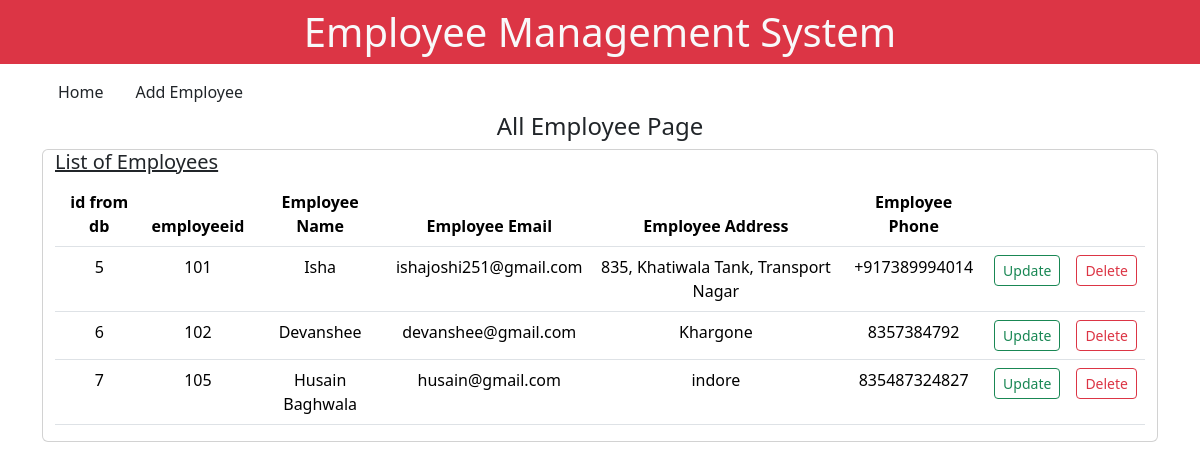
The page / on the database its author committed.
### myapp/models.py (models this page shows)
class Employee(models.Model):
    employeeid = models.CharField(max_length=100)
    employeename = models.CharField(max_length=50)
    email = models.EmailField(max_length=50)
    address = models.CharField(max_length=100)
    phone = models.CharField(max_length=20)

### myapp/views.py (the view)
# urls.py: path("",         views.allemployees, name="allemployees"),
def allemployees(request):
    emp = Employee.objects.all()
    return render(request, "emp/allemployees.html", {"allemployees":emp})

### myapp/templates/emp/allemployees.html
{%extends "base.html" %}
{% block start %}
    <h4 class="text-center">All Employee Page</h4>
    <div class="container card">
        <h5 class="text-decoration-underline">List of Employees</h5>
        <table class="table text-center">
            <thead>
              <tr>
                <th scope="col">id from db</th>
                <th scope="col">employeeid</th>
                <th scope="col">Employee Name</th>
                <th scope="col">Employee Email</th>
                <th scope="col">Employee Address </th>
                <th scope="col">Employee Phone</th>
                <th scope="col"></th>
                <th scope="col"></th>
              </tr>
            </thead>
            <tbody>
                {% if allemployees %}
                {% for employee in allemployees %}
              <tr>
                <td scope="row">{{ employee.id }}</td>
                <td>{{ employee.employeeid }}</td>
                <td>{{ employee.employeename }}</td>
                <td>{{ employee.email }}</td>
                <td>{{ employee.address }}</td>
                <td>{{ employee.phone }}</td>
                <td><a href="{% url 'updateemployee' employee.id %}" class="btn btn-sm btn-outline-success">Update</a></td>
                <td><a href="{% url 'deleteemployee' employee.id %}" class="btn btn-sm btn-outline-danger">Delete</a></td>
              </tr>
              {% endfor %}
              {% endif %}
            </tbody>
          </table>
    </div>
{% endblock %}

### myapp/templates/base.html (shortened to what this page needs)
<!doctype html>
<html lang="en">
  <head>
    <link href="https://cdn.jsdelivr.net/npm/bootstrap@5.3.2/dist/css/bootstrap.min.css" rel="stylesheet">
  </head>
  <body>
    <h1 class="text-center bg-danger p-2 text-light">Employee Management System</h1>
    <div class="maincontent container">
        {% include "navbar.html" %}
        {% block start %}
        {% endblock %}
    </div>
  </body>
</html>

### myapp/templates/navbar.html (shortened to what this page needs)
<div class="header" bg-light>
    <ul class="nav">
        <a class="nav-link text-dark" href="{% url 'allemployees' %}">Home</a>
        <li class="nav-item">
          <a class="nav-link text-dark" href="{% url 'addemployee' %}">Add Employee</a>
        </li>
      </ul>
</div>

### rows shown on the page
Employee: id "5", employeeid "101", employeename "Isha", email "ishajoshi251@gmail.com", address "835, Khatiwala Tank, Transport Nagar", phone "+917389994014"
Employee: id "6", employeeid "102", employeename "Devanshee", email "devanshee@gmail.com", address "Khargone", phone "8357384792"
Employee: id "7", employeeid "105", employeename "Husain Baghwala", email "husain@gmail.com", address "indore", phone "835487324827"
